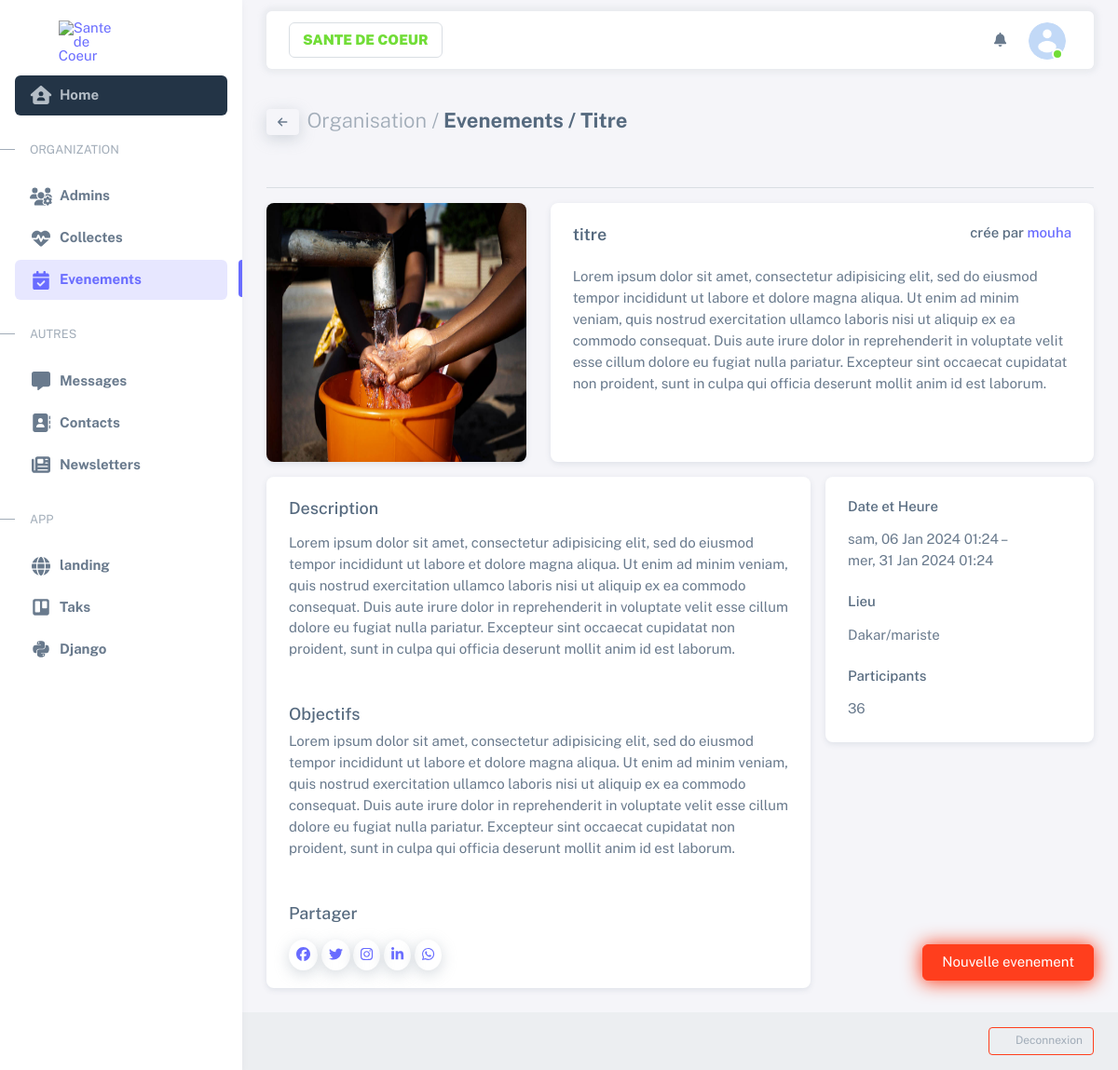
Screenshot of /sante/event/9 (signed in) with the database file from the repository.
### administration/models.py (models this page shows, shortened)
class EvenementCampagne(models.Model):
    titre = models.CharField(max_length=200)
    created_at = models.DateTimeField(auto_now_add=True)
    created_by = models.ForeignKey(User, on_delete=models.CASCADE)
    description = models.TextField()
    date_debut = models.DateTimeField()
    date_fin = models.DateTimeField()
    lieu = models.CharField(max_length=200)
    objectifs = models.TextField()
    image = models.ImageField(upload_to='campages/')
    type_evenement = models.CharField(max_length=50)
    participant = models.IntegerField(default=0)
    custom_fields = models.JSONField(blank=True, null=True)
    oraganisateurs = models.ManyToManyField(User, related_name='evenements_inscrits', blank=True)

### administration/views.py (the view)
# urls.py: path('event/<int:event_pk>', event_details, name='event_details'),
@login_required(login_url='login')
def event_details(request, event_pk):
    event =  get_object_or_404(EvenementCampagne, pk = event_pk)
    context = {
        'event' : event
    }
    return render(request, "administration/pages/events/event_details.html", context)

### context_processor.py (called while the page is built)
def all_context(request):
    user = request.user
    try :
        site = Site.objects.get(pk = 1)
    except Site.DoesNotExist :
        site = None
    try :
        avatar = Avatar.objects.get(user = user.pk, primary = 1)
        print(avatar)
    except Avatar.DoesNotExist :
        avatar = None
        print(avatar)
    context = {
        'avatar' : avatar,
        'site' : site,
        'path' : request.path
    }
    return context

### administration/templates/administration/pages/events/event_details.html (shortened to what this page needs)
{% extends "bases/sneat.html" %}
{% load static %}
{% block main %}
<div class="container-xxl flex-grow-1 container-p-y">
    <div class="d-md-flex justify-content-between">
      <h4 class="fw-bold py-3 mb-4">
        <a href="{% url 'events' %}" class="btn btn-falcon-default btn-sm shadow me-1" data-bs-toggle="tooltip" data-bs-placement="top" title data-bs-original-title="Back" aria-label="Back"><span class="fa fa-arrow-left"></span></a>
        <span class="text-muted fw-light">Organisation /</span> Evenements / {{ event.titre|capfirst }} </h4>
    </div>
    <hr class="" />
    <div class="row mt-3">
      <div class="col-lg-4 d-flex align-items-stretch">
          <div class="card h-100">
            <img class="card-img h-100" src="{{ event.image.url }}" alt="Card image cap" />
        </div>
      </div>
      <div class="col-lg-8 d-flex align-items-stretch">
        <div class="card w-100">
          <div class="card-body p-4">
            <div class='d-flex justify-content-between' >
            <h5 class="card-title fw-semibold mb-4">{{event.titre}}</h5>
            <h6><span class=''><p class="mb-0">crée par <a href="#!">{{ event.created_by }}</a></p>
            </span></h6>
          </div>
            <div class="table-responsive">
              {{ event.description }}
            </div>
          </div>
          <div class='card-footer'>
          </div>
        </div>
      </div>
  </div>
      <div class="row g-0">
        <div class="col-lg-8 pe-lg-2">
          <div class="card mb-3 mb-lg-0">
            <div class="card-body">
              <h5 class="fs-0 mb-3">Description</h5>
              <p>{{ event.description }}</p>
              <h5 class="fs-0 mt-5 mb-2">Objectifs</h5>
                <p>{{ event.objectifs }}</p>
              <h5 class="fs-0 mt-5 mb-2">Partager</h5>
              <div class="icon-group mt-4">
                <a class="icon-item text-facebook shadow p-2 rounded-circle" href="#!"><span class="fab fa-facebook"></span></a>
                <a class="icon-item shadow p-2 rounded-circle text-twitter" href="#!"><span class="fab fa-twitter"></span></a>
                <a class="icon-item shadow p-2 rounded-circle text-google-plus" href="#!"><span class="fab fa-instagram"></span></a>
                <a class="icon-item shadow p-2 rounded-circle text-linkedin" href="#!"><span class="fab fa-linkedin-in"></span></a>
                <a class="icon-item shadow p-2 rounded-circle text-700" href="#!"><span class="fab fa-whatsapp"></span></a></div>
            </div>
          </div>
        </div>
        <div class="col-lg-4 ps-lg-2">
          <div class="sticky-sidebar">
            <div class="card mb-3 fs--1">
              <div class="card-body">
                <h6>Date et Heure</h6>
                <p class="mb-1">{{ event.date_debut|date:"D, d M Y  H:i " }} – <br />{{ event.date_fin|date:"D, d M Y  H:i " }}</p>
                <h6 class="mt-4">Lieu</h6>
                <div class="mb-1">{{ event.lieu }}</div>
                <h6 class="mt-4">Participants</h6>
                <p class="fs--1 mb-0">36</p>
              </div>
            </div>
          </div>
        </div>
      </div>
</div>
{% endblock main %}
{% block floting_button %}
<a
  href="#"
  target="_blank"
  class="btn btn-danger btn-buy-now"
  data-bs-toggle="modal"
  data-bs-target="#addeventModal"
  >Nouvelle evenement</a
  >
{% endblock floting_button %}
{% block madals %}
{% include "administration/components/addcollectmodal.html" %}
{% include "administration/components/adddonmodal.html" %}
{% endblock madals %}

### rows the page displays
EvenementCampagne: titre "Titre", image (picture), titre "titre", created_by "mouha", description "Lorem ipsum dolor sit amet, consectetur adipisicing elit, sed do eiusmod tempor incididunt ut labore et dolore magna aliqua. Ut enim ad minim veniam, quis nostrud exercitation ullamco laboris nisi ut aliquip ex ea commodo consequat. Duis aute irure dolor in reprehenderit in voluptate velit esse cillum dolore eu fugiat nulla pariatur. Excepteur sint occaecat cupidatat non proident, sunt in culpa qui officia deserunt mollit anim id est laborum.", objectifs "Lorem ipsum dolor sit amet, consectetur adipisicing elit, sed do eiusmod tempor incididunt ut labore et dolore magna aliqua. Ut enim ad minim veniam, quis nostrud exercitation ullamco laboris nisi ut aliquip ex ea commodo consequat. Duis aute irure dolor in reprehenderit in voluptate velit esse cillum dolore eu fugiat nulla pariatur. Excepteur sint occaecat cupidatat non proident, sunt in culpa qui officia deserunt mollit anim id est laborum.", date_debut "sam, 06 Jan 2024 01:24", date_fin "mer, 31 Jan 2024 01:24", lieu "Dakar/mariste"
